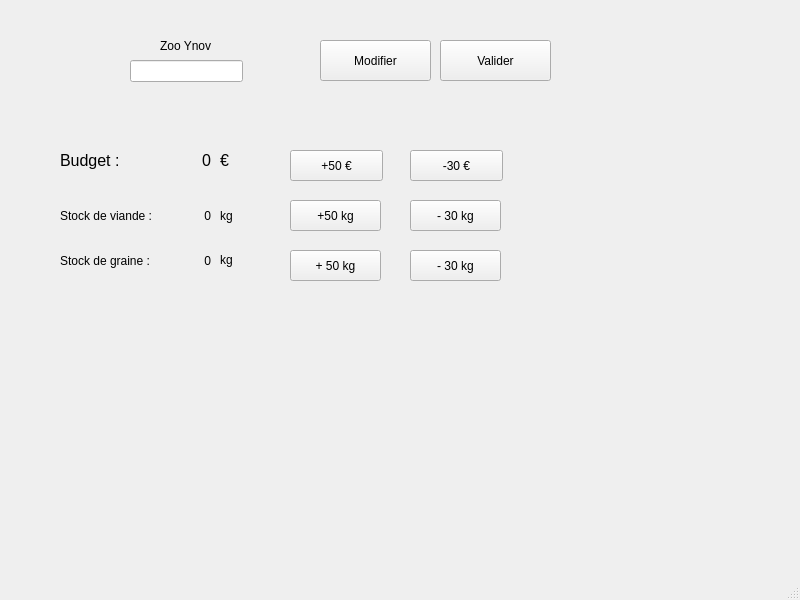
<?xml version="1.0" encoding="UTF-8"?>
<ui version="4.0">
 <class>MainWindow</class>
 <widget class="QMainWindow" name="MainWindow">
  <property name="geometry">
   <rect>
    <x>0</x>
    <y>0</y>
    <width>800</width>
    <height>600</height>
   </rect>
  </property>
  <property name="windowTitle">
   <string>Mon zoo</string>
  </property>
  <widget class="QWidget" name="centralwidget">
   <widget class="QLabel" name="lbl_zooName">
    <property name="geometry">
     <rect>
      <x>160</x>
      <y>30</y>
      <width>81</width>
      <height>31</height>
     </rect>
    </property>
    <property name="text">
     <string>Zoo Ynov</string>
    </property>
   </widget>
   <widget class="QPushButton" name="btn_updateZooName">
    <property name="geometry">
     <rect>
      <x>320</x>
      <y>40</y>
      <width>111</width>
      <height>41</height>
     </rect>
    </property>
    <property name="text">
     <string>Modifier</string>
    </property>
   </widget>
   <widget class="QLineEdit" name="lineEdit_zooName">
    <property name="geometry">
     <rect>
      <x>130</x>
      <y>60</y>
      <width>113</width>
      <height>22</height>
     </rect>
    </property>
   </widget>
   <widget class="QPushButton" name="btn_validateZooName">
    <property name="geometry">
     <rect>
      <x>440</x>
      <y>40</y>
      <width>111</width>
      <height>41</height>
     </rect>
    </property>
    <property name="text">
     <string>Valider</string>
    </property>
   </widget>
   <widget class="QLabel" name="lbl_budgetTitle">
    <property name="geometry">
     <rect>
      <x>60</x>
      <y>140</y>
      <width>91</width>
      <height>41</height>
     </rect>
    </property>
    <property name="font">
     <font>
      <pointsize>12</pointsize>
     </font>
    </property>
    <property name="text">
     <string>Budget :</string>
    </property>
   </widget>
   <widget class="QLabel" name="lbl_budget">
    <property name="geometry">
     <rect>
      <x>150</x>
      <y>150</y>
      <width>61</width>
      <height>21</height>
     </rect>
    </property>
    <property name="font">
     <font>
      <pointsize>12</pointsize>
     </font>
    </property>
    <property name="text">
     <string>0</string>
    </property>
    <property name="alignment">
     <set>Qt::AlignRight|Qt::AlignTrailing|Qt::AlignVCenter</set>
    </property>
   </widget>
   <widget class="QLabel" name="label">
    <property name="geometry">
     <rect>
      <x>220</x>
      <y>150</y>
      <width>71</width>
      <height>21</height>
     </rect>
    </property>
    <property name="font">
     <font>
      <pointsize>12</pointsize>
     </font>
    </property>
    <property name="text">
     <string>€</string>
    </property>
   </widget>
   <widget class="QPushButton" name="btn_earn">
    <property name="geometry">
     <rect>
      <x>290</x>
      <y>150</y>
      <width>93</width>
      <height>31</height>
     </rect>
    </property>
    <property name="minimumSize">
     <size>
      <width>93</width>
      <height>0</height>
     </size>
    </property>
    <property name="text">
     <string>+50 €</string>
    </property>
   </widget>
   <widget class="QPushButton" name="btn_spend">
    <property name="geometry">
     <rect>
      <x>410</x>
      <y>150</y>
      <width>93</width>
      <height>31</height>
     </rect>
    </property>
    <property name="text">
     <string>-30 €</string>
    </property>
   </widget>
   <widget class="QLabel" name="labelStockViande">
    <property name="geometry">
     <rect>
      <x>60</x>
      <y>190</y>
      <width>131</width>
      <height>51</height>
     </rect>
    </property>
    <property name="text">
     <string>Stock de viande :</string>
    </property>
   </widget>
   <widget class="QLabel" name="labelQuantityStockMeat">
    <property name="geometry">
     <rect>
      <x>170</x>
      <y>200</y>
      <width>41</width>
      <height>31</height>
     </rect>
    </property>
    <property name="text">
     <string>0</string>
    </property>
    <property name="alignment">
     <set>Qt::AlignRight|Qt::AlignTrailing|Qt::AlignVCenter</set>
    </property>
   </widget>
   <widget class="QLabel" name="labelSymbolKg">
    <property name="geometry">
     <rect>
      <x>220</x>
      <y>200</y>
      <width>41</width>
      <height>31</height>
     </rect>
    </property>
    <property name="text">
     <string>kg</string>
    </property>
    <property name="textFormat">
     <enum>Qt::AutoText</enum>
    </property>
   </widget>
   <widget class="QPushButton" name="pushButtonAddMeat">
    <property name="geometry">
     <rect>
      <x>290</x>
      <y>200</y>
      <width>91</width>
      <height>31</height>
     </rect>
    </property>
    <property name="text">
     <string>+50 kg</string>
    </property>
   </widget>
   <widget class="QPushButton" name="pushButtonRemoveMeat">
    <property name="geometry">
     <rect>
      <x>410</x>
      <y>200</y>
      <width>91</width>
      <height>31</height>
     </rect>
    </property>
    <property name="text">
     <string>- 30 kg</string>
    </property>
   </widget>
   <widget class="QLabel" name="labelStockSeed">
    <property name="geometry">
     <rect>
      <x>60</x>
      <y>240</y>
      <width>141</width>
      <height>41</height>
     </rect>
    </property>
    <property name="text">
     <string>Stock de graine : </string>
    </property>
   </widget>
   <widget class="QLabel" name="labelQuantityStockSeed">
    <property name="geometry">
     <rect>
      <x>170</x>
      <y>250</y>
      <width>41</width>
      <height>21</height>
     </rect>
    </property>
    <property name="text">
     <string>0</string>
    </property>
    <property name="alignment">
     <set>Qt::AlignRight|Qt::AlignTrailing|Qt::AlignVCenter</set>
    </property>
   </widget>
   <widget class="QLabel" name="labelSymbolKg_2">
    <property name="geometry">
     <rect>
      <x>220</x>
      <y>250</y>
      <width>31</width>
      <height>20</height>
     </rect>
    </property>
    <property name="text">
     <string>kg</string>
    </property>
   </widget>
   <widget class="QPushButton" name="pushButtonAddSeed">
    <property name="geometry">
     <rect>
      <x>290</x>
      <y>250</y>
      <width>91</width>
      <height>31</height>
     </rect>
    </property>
    <property name="text">
     <string>+ 50 kg</string>
    </property>
   </widget>
   <widget class="QPushButton" name="pushButtonRemoveSeed">
    <property name="geometry">
     <rect>
      <x>410</x>
      <y>250</y>
      <width>91</width>
      <height>31</height>
     </rect>
    </property>
    <property name="text">
     <string>- 30 kg</string>
    </property>
   </widget>
   <widget class="QLabel" name="labelMessageLog">
    <property name="geometry">
     <rect>
      <x>0</x>
      <y>489</y>
      <width>801</width>
      <height>51</height>
     </rect>
    </property>
    <property name="text">
     <string/>
    </property>
   </widget>
  </widget>
  <widget class="QMenuBar" name="menubar">
   <property name="geometry">
    <rect>
     <x>0</x>
     <y>0</y>
     <width>800</width>
     <height>30</height>
    </rect>
   </property>
  </widget>
  <widget class="QStatusBar" name="statusbar"/>
 </widget>
 <resources/>
 <connections/>
</ui>
